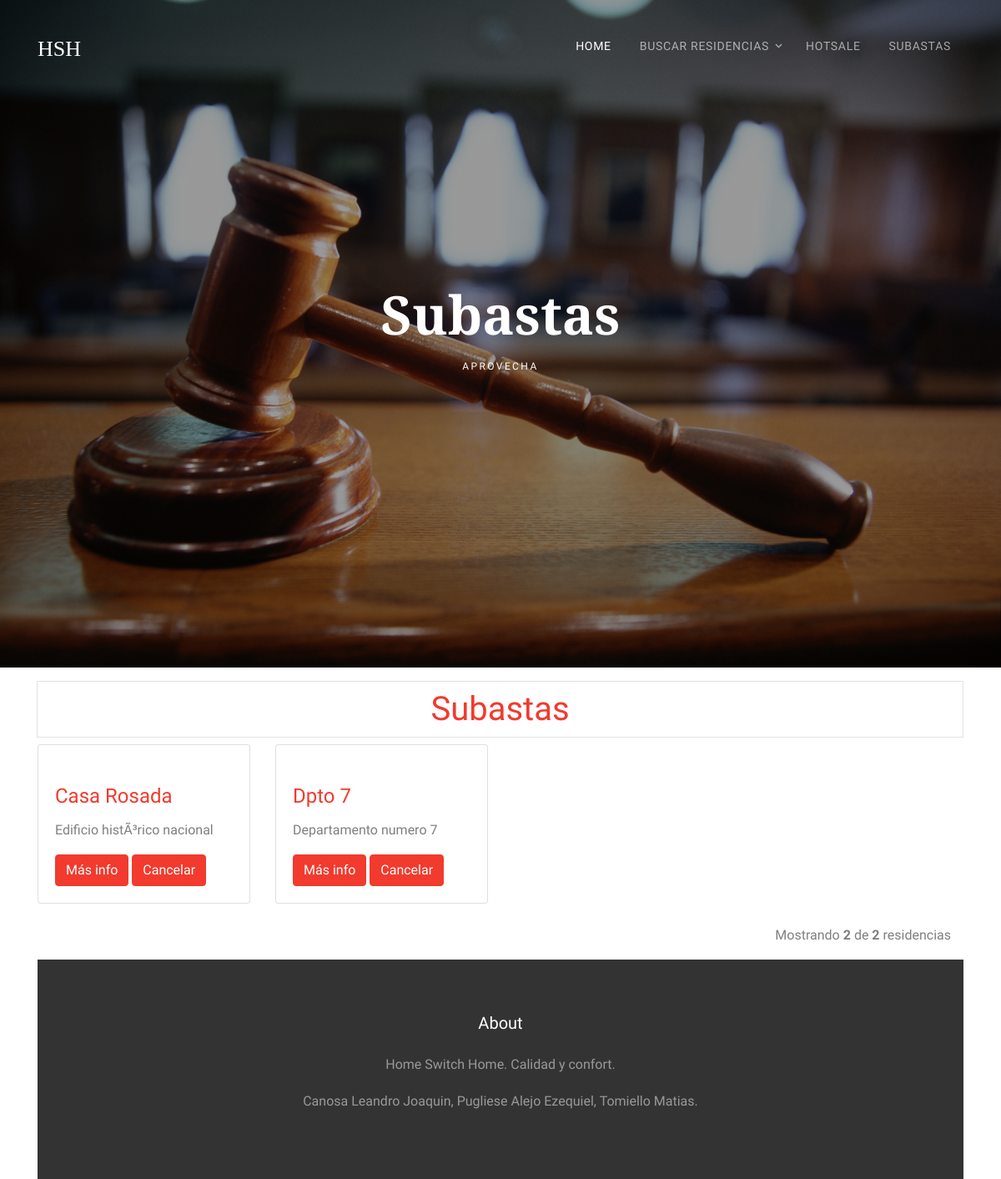
The app's page /subastas.php, older data.
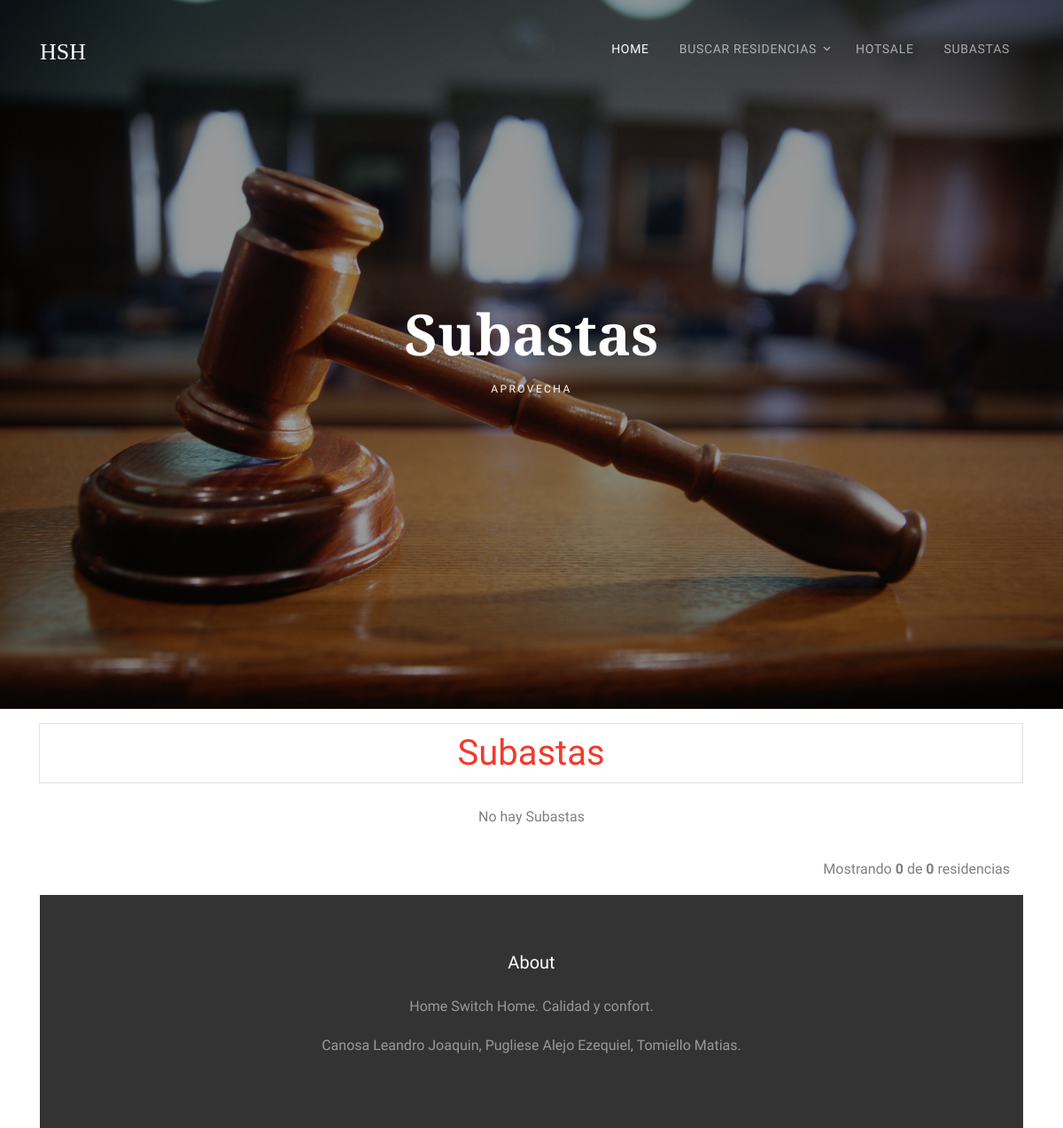
The same page, newer data.
### tables this page shows
CREATE TABLE `residencia` (
  `id` int(11) NOT NULL,
  `nombre` varchar(45) NOT NULL,
  `foto` longblob NOT NULL,
  `capacidad` int(11) NOT NULL,
  `ubicacion` varchar(45) NOT NULL,
  `direccion` varchar(45) NOT NULL,
  `en_subasta` enum('si','no') NOT NULL,
  `en_hotsale` enum('si','no') NOT NULL,
  `descrip` text
);

### subastas.php (the view, shortened to what this page needs)
<!DOCTYPE html>
<html lang="en">
	<?php Include("DB.php"); $conexion = conectar(); ?>
  <head>
    <?php
      require('links.php');
    ?>
  </head>
  <body>
  <div class="site-wrap">
    <div class="site-navbar-wrap js-site-navbar bg-white">
      <div class="container">
        <div class="site-navbar bg-light">
          <div class="py-1">
            <div class="row align-items-center">
              <div class="col-2">
                <h2 class="mb-0 site-logo"><a href="index.php">HSH</a></h2>
              </div>
              <div class="col-10">
                <nav class="site-navigation text-right" role="navigation">
                  <div class="container">
                    <ul class="site-menu js-clone-nav d-none d-lg-block">
                      <li class="active">
                        <a href="index.php">Home</a>
                      </li>
                      <li class="has-children">
                        <a> Buscar Residencias</a>
                      </li>
                      <li><a href="hotsales.php">Hotsale</a></li>
                      <li><a href="subastas.php">Subastas</a></li>
                    </ul>
                  </div>
                </nav>
              </div>
            </div>
          </div>
        </div>
      </div>
    </div>
      <div class="site-blocks-cover overlay" style="background-image: url(images/hero_2.jpg);" data-aos="fade" data-stellar-background-ratio="0.5">
        <div class="container">
          <div class="row align-items-center justify-content-center">
            <div class="col-md-7 text-center" data-aos="fade">
              <h1 class="mb-2">Subastas</h1>
              <h2 class="caption">Aprovecha</h2>
            </div>
          </div>
        </div>
      </div>
	<?php
		$por_pagina = 4;
		if(isset($_GET['pagina'])){
			$pagina = $_GET['pagina'];
		}else{
			$pagina = 1;
		}
		$empieza = ($pagina - 1) * $por_pagina;
	 	$query = "SELECT * FROM residencia WHERE en_subasta = 'si' ORDER BY nombre LIMIT $empieza, $por_pagina";
	 	$resultado = mysqli_query($conexion, $query);
		$total_registros = mysqli_num_rows($resultado);
  ?>
	<div class="container">
    <h1 class='page-item'><a href='buscar.php' class='page-link' align ='center'> Subastas</a></h1>
	  <div class="row">
	  <?php
    if($total_registros<>0){
      while($registro = mysqli_fetch_assoc($resultado)){
        $id = $registro['id'];
        $qry = "SELECT s.id AS id FROM subasta s INNER JOIN residencia r ON s.id_residencia = r.id WHERE en_subasta = 'si' AND r.id=".$id;
        $result = mysqli_query($conexion, $qry);
        $idSub = mysqli_fetch_assoc($result)['id'];
        ?>
        <div class="col-lg-3 col-md-4 col-sm-6 mb-4">
          <div class="card h-100">
          <a href="subasta.php?id=<?php echo $idSub; ?>">
          </a>
            <div class="card-body">
            <h4 class="card-title">
                <a href="subasta.php?id=<?php echo $idSub; ?>">
                  <?php echo $registro['nombre']; ?>
                </a>
              </h4>
              <p class="card-text">
                <?php echo $registro['descrip']; ?>
              </p>
              <a class="btn btn-primary" href="subasta.php?id=<?php echo $idSub; ?>">Más info</a>
              <a class="btn btn-primary" href="cancelarSubasta.php?id=<?php echo $idSub; ?>">Cancelar</a>
            </div>
          </div>
        </div>
    <?php
      }
    } else {
    ?><div class="col-12 row-align-items-center text-center">
      </div>
        <div class="col-12 row-align-items-center text-center">
          <p> No hay Subastas </p>
        </div> <div class="col-12 row-align-items-center text-center">
        </div>
    <?php } ?>
	</div>
	<div class="clearfix">
	<?php
		if(isset($total_registros)) {
			if($total_registros>4){
				$j = 4;
				$total_paginas = ceil($total_registros / $por_pagina);
			}
			else
				$j = $total_registros;
	?>
    <div class="hint-text col-12 row-align-items-center text-right">Mostrando <b><?php echo $j ?></b> de <b><?php echo $total_registros;?></b> residencias</div>
	<?php
	} ?>
	</div>
    <footer class="site-footer">
			<div class="container">
				<div class="row text-center">
					<div class="col-md-12">
						<h3 class="footer-heading mb-4 text-white">About</h3>
						<p>Home Switch Home. Calidad y confort.</p>
					</div>
				</div>
				<div class="row text-center">
					<div class="col-md-12">
						<p>
							Canosa Leandro Joaquin, Pugliese Alejo Ezequiel, Tomiello Matias.
						</p>
					</div>
				</div>
			</div>
		</footer>
  </div>
  </body>
</html>

Row changes from the older to the newer data that the page shows:
removed residencia: nombre "Casa Rosada", descrip "Edificio histÃ³rico nacional"
removed residencia: nombre "Dpto 7", descrip "Departamento numero 7"
Text that changed along with them:
$j: "2" → "0"
$total_registros: "2" → "0"
text now shown: "No hay Subastas"
